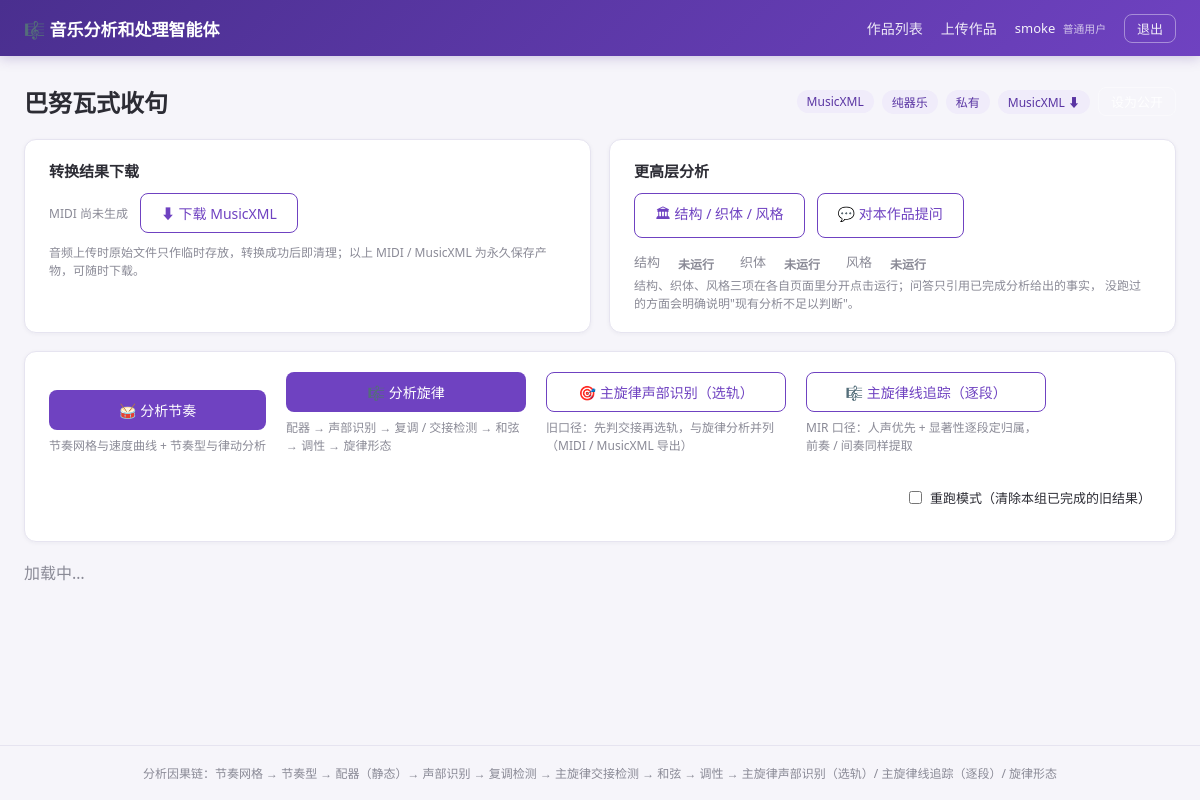
Page /pieces/14/ (signed in) on the committed database.
### core/models.py (models this page shows, shortened)
class Piece(models.Model):
    class SourceType(models.TextChoices):
        AUDIO = 'audio', '音频（需 MuScriptor 转录）'
        MIDI = 'midi', 'MIDI'
        MUSICXML = 'musicxml', 'MusicXML'
    owner = models.ForeignKey(settings.AUTH_USER_MODEL, on_delete=models.CASCADE,
                              related_name='pieces', verbose_name='上传者')
    title = models.CharField('标题', max_length=200)
    source_file = models.FileField(
        '源文件（临时）', upload_to='tmp/%Y%m%d/', blank=True,
        help_text='原始音频仅作临时存放，转换成功后自动删除，不做长期保存')
    source_type = models.CharField('源类型', max_length=16,
                                   choices=SourceType.choices)
    contains_voice = models.BooleanField(
        '是否含人声', default=False,
        help_text='唯一事实来源是作品文件本身：MIDI / MusicXML 上传后按文件里的实际'
                  '声部自动回写（覆盖上传时的勾选）；音频上传按 MuScriptor 转录结果'
                  '回写。上传页的勾选只对音频转录管线的选择起作用。')
    is_public = models.BooleanField(
        '公开', default=False,
        help_text='公开后其他登录用户也可查看该作品及其分析结果（不可代为运行分析）')
    source_purged = models.BooleanField('临时源文件已清理', default=False)
    midi_file = models.FileField('MIDI（永久）', upload_to='midi/%Y%m%d/', blank=True,
                                 help_text='永久保存，独立于 MusicXML 目录')
    musicxml_file = models.FileField('MusicXML（永久）', upload_to='musicxml/%Y%m%d/',
                                     blank=True, help_text='永久保存，独立于 MIDI 目录')
    created_at = models.DateTimeField('创建时间', auto_now_add=True)
    updated_at = models.DateTimeField('更新时间', auto_now=True)
    class Meta:
        ordering = ['-created_at']
        verbose_name = '作品'
        verbose_name_plural = '作品'
    @property
    def visibility_display(self) -> str:
        return '公开' if self.is_public else '私有'
    @property
    def audio_purged(self) -> bool:
        return self.source_type == self.SourceType.AUDIO and self.source_purged

### core/views.py (the view)
# urls.py: path('pieces/<int:piece_id>/', views.piece_detail, name='piece_detail'),
@login_required
def piece_detail(request, piece_id: int):
    piece = get_object_or_404(Piece, pk=piece_id)
    if not _can_view(request.user, piece):
        raise Http404('作品不存在或未公开。')
    convert_result = piece.results.filter(step='convert').first()
    conv_out = (convert_result.output if convert_result else None) or {}
    voice_src = (conv_out.get('voice') or {}).get('source', '')
    if not voice_src:   # 早期转换记录没有该字段：按来源类型兜底说明
        voice_src = 'transcribe' if piece.source_type == 'audio' else 'file'
    voice_parts = (conv_out.get('voice') or {}).get('voice_parts') or []
    voice_note = {
        'file': '按作品文件内的实际声部判定（不随上传时的勾选）',
        'transcribe': '按 MuScriptor 转录结果判定',
    }[voice_src]
    if voice_parts:
        voice_note += '：' + '、'.join(
            f"{p.get('name')}（{p.get('instrument')}）" for p in voice_parts)
    cfg = SystemConfig.get_config()
    return render(request, 'core/piece_detail.html', {
        'piece': piece,
        'step_labels': STEP_LABELS,
        'can_edit': _can_edit(request.user, piece),
        'convert_status': convert_result.status if convert_result else '',
        'voice_note': voice_note,
        'gm_programs_json': json.dumps(mex.GM_PROGRAMS, ensure_ascii=False),
        'export_defaults_json': json.dumps(mex.resolve_options(cfg),
                                           ensure_ascii=False),
    })

### core/models.py (called while the page is built)
    @classmethod
    def get_config(cls):
        obj = cls.objects.filter(pk=1).first()
        if obj is None:
            obj = cls(pk=1)
            obj.save()
        return obj

### core/views.py (called while the page is built)
def _can_view(user, piece: Piece) -> bool:
    return user.is_staff or piece.owner_id == user.id or piece.is_public

def _can_edit(user, piece: Piece) -> bool:
    return user.is_staff or piece.owner_id == user.id

### templates/core/piece_detail.html (shortened to what this page needs)
{% extends 'base.html' %}
{% load static %}
{% block content %}
<div class="page-head">
  <h1>{{ piece.title }}</h1>
  <div class="piece-meta">
    <span class="tag">{{ piece.get_source_type_display }}</span>
    <span class="tag" title="{{ voice_note }}">{{ piece.contains_voice|yesno:'含人声,纯器乐' }}</span>
    <span class="tag {% if piece.is_public %}tag-public{% endif %}">
      {{ piece.visibility_display }}
    </span>
    {% if piece.musicxml_file %}
      <a class="tag tag-link" href="{% url 'core:download_musicxml' piece.id %}" download>MusicXML ⬇</a>
    {% endif %}
    {% if can_edit %}
    <form method="post" action="/pieces/{{ piece.id }}/visibility/" class="inline">
      <button type="submit" class="btn btn-ghost btn-sm">
      </button>
    </form>
    {% endif %}
  </div>
</div>
<div class="top-cards">
  {% if piece.midi_file or piece.musicxml_file %}
  <div class="card download-card">
    <div class="download-title">转换结果下载</div>
    <div class="download-actions">
      {% if piece.midi_file %}
      <a class="btn btn-outline"
         href="{% url 'core:download_midi' piece.id %}" download>⬇ 下载 MIDI</a>
      <button class="btn btn-outline btn-sm midi-play" type="button"
              data-midi-url="{% url 'core:download_midi' piece.id %}"
              title="在浏览器内试听已转换的 MIDI（合成音，仅供核对）">▶ 播放</button>
      <span class="midi-status" data-midi-status></span>
      {% else %}
      <span class="muted small">MIDI 尚未生成</span>
      {% endif %}
      {% if piece.musicxml_file %}
      <a class="btn btn-outline"
         href="{% url 'core:download_musicxml' piece.id %}" download>⬇ 下载 MusicXML</a>
      {% else %}
      <span class="muted small">MusicXML 尚未生成</span>
      {% endif %}
    </div>
    <p class="muted small">
      音频上传时原始文件只作临时存放，转换成功后即清理；以上 MIDI / MusicXML 为永久保存产物，可随时下载。
    </p>
  </div>
  {% endif %}
  <div class="card more-links">
    <div class="more-title">更高层分析</div>
    <div class="more-actions">
      <a class="btn btn-outline" href="{% url 'core:sts_page' piece.id %}">
        🏛 结构 / 织体 / 风格
      </a>
      <a class="btn btn-outline" href="{% url 'core:qa_page' piece.id %}">
        💬 对本作品提问
      </a>
    </div>
    <div class="more-status">
      <span class="more-chip">结构 <span class="pill" data-sts="structure">未运行</span></span>
      <span class="more-chip">织体 <span class="pill" data-sts="texture">未运行</span></span>
      <span class="more-chip">风格 <span class="pill" data-sts="style">未运行</span></span>
    </div>
    <p class="muted small">
      结构、织体、风格三项在各自页面里分开点击运行；问答只引用已完成分析给出的事实，
      没跑过的方面会明确说明"现有分析不足以判断"。
    </p>
  </div>
</div>
{% if can_edit %}
<div class="action-bar card">
  <div class="action-group">
    <button class="btn btn-primary" data-group="rhythm" onclick="runGroup(this)">
      🥁 分析节奏
    </button>
    <span class="action-hint">节奏网格与速度曲线 + 节奏型与律动分析</span>
  </div>
  <div class="action-group">
    <button class="btn btn-primary" data-group="melody" onclick="runGroup(this)">
      🎼 分析旋律
    </button>
    <span class="action-hint">配器 → 声部识别 → 复调 / 交接检测 → 和弦 → 调性 → 旋律形态</span>
  </div>
  <div class="action-group">
    <button class="btn btn-outline" data-group="extraction" onclick="runGroup(this)">
      🎯 主旋律声部识别（选轨）
    </button>
    <span class="action-hint">旧口径：先判交接再选轨，与旋律分析并列（MIDI / MusicXML 导出）</span>
  </div>
  <div class="action-group">
    <button class="btn btn-outline" data-group="line" onclick="runGroup(this)">
      🎼 主旋律线追踪（逐段）
    </button>
    <span class="action-hint">MIR 口径：人声优先 + 显著性逐段定归属，前奏 / 间奏同样提取</span>
  </div>
  <label class="checkbox-label force-label">
    <input type="checkbox" id="force-rerun"> 重跑模式（清除本组已完成的旧结果）
  </label>
</div>
{% endif %}
<div id="steps-container" class="steps-grid">
  <div class="muted">加载中…</div>
</div>
{% endblock %}

### templates/base.html (shortened to what this page needs)
<!DOCTYPE html>
<html lang="zh-CN">
<head>
  {% load static %}
  <link rel="stylesheet" href="{% static 'css/style.css' %}">
</head>
<body>
<nav class="navbar">
  <div class="nav-inner">
    <a class="brand" href="/">🎼 音乐分析和处理智能体</a>
    <div class="nav-links">
      <a href="/">作品列表</a>
      <a href="/upload/">上传作品</a>
      <span class="user-badge">
        {{ user.username }}
        <small>{% if user.is_staff %}管理员{% else %}普通用户{% endif %}</small>
      </span>
      <form method="post" action="/accounts/logout/" class="inline">
        <button type="submit" class="btn btn-ghost btn-sm">退出</button>
      </form>
    </div>
  </div>
</nav>
<main class="container">
  {% block content %}{% endblock %}
</main>
<footer class="footer">
  分析因果链：节奏网格 → 节奏型 → 配器（静态）→ 声部识别 → 复调检测 →
  主旋律交接检测 → 和弦 → 调性 → 主旋律声部识别（选轨）/ 主旋律线追踪（逐段）/ 旋律形态
</footer>
</body>
</html>

### static/css/style.css (style rules this page uses)
:root { --primary: #6f42c1; --primary-dark: #5a35a3; --bg: #f6f5fa; --card: #ffffff; --text: #2c2c34; --muted: #8a8a96; --border: #e6e4f0; --done: #1a9c6b; --error: #d9463e; --running: #e8930c; --pending: #9aa0b5; --accent-bg: #f0ecfa; }
* { box-sizing: border-box; margin: 0; padding: 0; }
body { font-family: "PingFang SC", "Microsoft YaHei", "Segoe UI", sans-serif; background: var(--bg); color: var(--text); min-height: 100vh; display: flex; flex-direction: column; }
.navbar { background: linear-gradient(135deg, #4a2f8f, #6f42c1); color: #fff; padding: 0 24px; box-shadow: 0 2px 12px rgba(74, 47, 143, .25); }
.nav-inner { max-width: 1200px; margin: 0 auto; display: flex; align-items: center; justify-content: space-between; height: 56px; }
.brand { color: #fff; font-size: 17px; font-weight: 700; text-decoration: none; }
.nav-links { display: flex; align-items: center; gap: 18px; }
.nav-links a { color: rgba(255,255,255,.88); text-decoration: none; font-size: 14px; }
.user-badge { font-size: 13px; color: rgba(255,255,255,.92); }
.user-badge small { opacity: .75; margin-left: 4px; }
.inline { display: inline; }
.container { max-width: 1200px; margin: 0 auto; padding: 28px 24px; flex: 1; }
.footer { text-align: center; color: var(--muted); font-size: 12px; padding: 18px; border-top: 1px solid var(--border); }
.page-head { display: flex; align-items: center; justify-content: space-between; flex-wrap: wrap; gap: 12px; margin-bottom: 20px; }
.page-head h1 { font-size: 24px; }
.piece-meta { display: flex; gap: 8px; align-items: center; flex-wrap: wrap; }
.card { background: var(--card); border: 1px solid var(--border); border-radius: 12px; padding: 20px 24px; margin-bottom: 18px; box-shadow: 0 1px 4px rgba(40,30,80,.05); }
.checkbox-label { display: flex; align-items: center; gap: 8px; font-size: 13px; color: var(--text); margin: 14px 0; cursor: pointer; }
.btn { display: inline-block; padding: 9px 20px; border-radius: 8px; border: 1px solid transparent; font-size: 14px; cursor: pointer; text-decoration: none; transition: all .15s; }
.btn-primary { background: var(--primary); color: #fff; }
.btn-outline { background: #fff; color: var(--primary); border-color: var(--primary); }
.btn-ghost { background: transparent; color: rgba(255,255,255,.9); border-color: rgba(255,255,255,.4); }
.btn-sm { padding: 4px 12px; font-size: 13px; }
.tag { display: inline-block; padding: 3px 10px; border-radius: 20px; background: var(--accent-bg); color: var(--primary-dark); font-size: 12px; text-decoration: none; }
.pill { padding: 3px 12px; border-radius: 20px; font-size: 12px; font-weight: 600; }
.action-bar { display: flex; flex-wrap: wrap; gap: 20px; align-items: flex-end; }
.action-group { display: flex; flex-direction: column; gap: 6px; }
.action-hint { font-size: 12px; color: var(--muted); max-width: 240px; }
.force-label { margin-left: auto; }
.steps-grid { display: grid; grid-template-columns: repeat(auto-fill, minmax(340px, 1fr)); gap: 14px; }
.muted { color: var(--muted); }
.small { font-size: 12px; }
.more-title { font-size: 15px; font-weight: 600; margin-bottom: 12px; }
.more-actions { display: flex; flex-wrap: wrap; gap: 12px; }
.more-status { display: flex; flex-wrap: wrap; gap: 14px; margin-top: 14px; }
.more-chip { font-size: 13px; color: var(--muted); display: inline-flex; gap: 6px; }
.download-title { font-size: 15px; font-weight: 600; margin-bottom: 12px; }
.download-actions { display: flex; flex-wrap: wrap; gap: 12px; align-items: center; }
.download-card p { margin: 10px 0 0; }
.top-cards { display: grid; grid-template-columns: repeat(auto-fit, minmax(320px, 1fr)); gap: 18px; margin-bottom: 18px; }
.top-cards > .card { margin-bottom: 0; }

### rows in the picture
Piece: title "巴努瓦式收句", source_type "MusicXML", contains_voice "纯器乐", visibility_display "私有"

### other values in the picture
{{ user.username }} "smoke"
